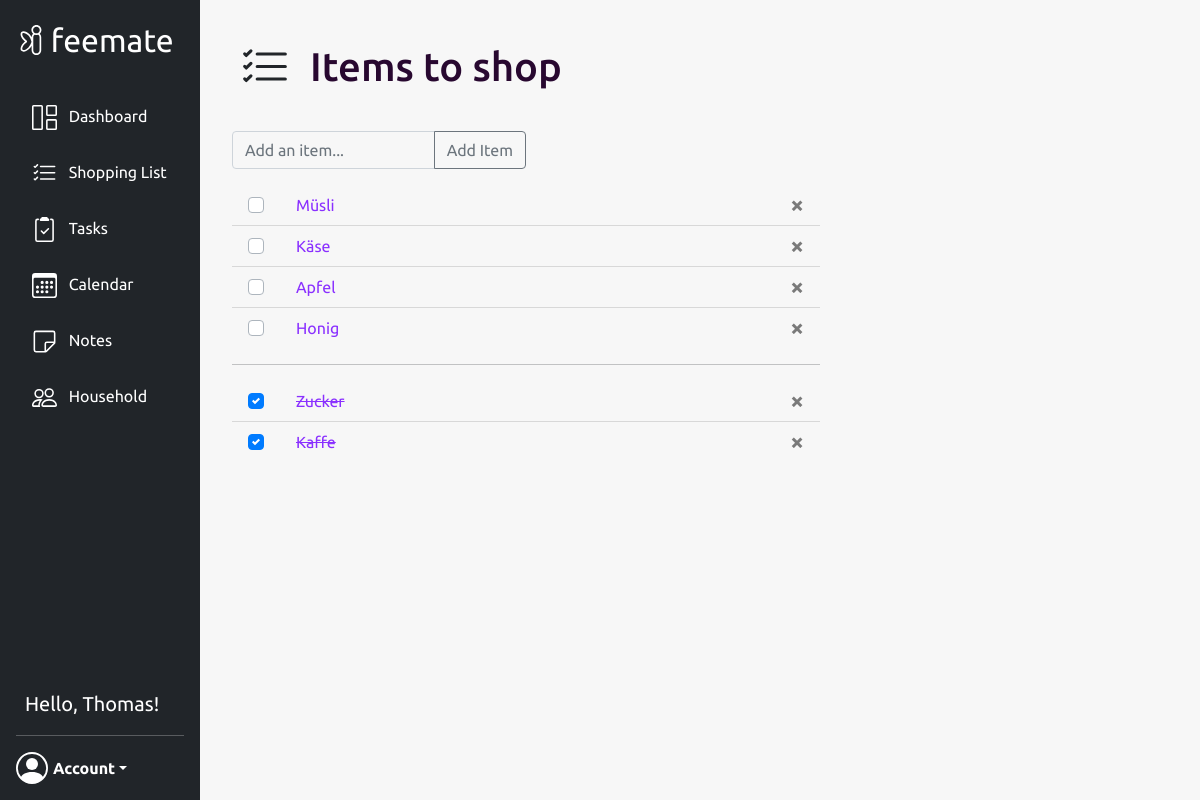
Page /list (signed in) on the committed database.
### website/models.py (models this page shows, shortened)
class User(db.Model, UserMixin):
    id = db.Column(db.Integer, primary_key=True)
    email = db.Column(db.String(150), unique=True)
    password = db.Column(db.String(150))
    first_name = db.Column(db.String(150))
    events = db.relationship('Event')
    tasks = db.relationship('Task')
    group_id = db.Column(db.Integer, db.ForeignKey('group.id'))
    def get_current_group(self):
        group = Group.query.get(self.group_id)
        return group

class Item(db.Model):
    id = db.Column(db.Integer, primary_key=True)
    group_id = db.Column(db.Integer, db.ForeignKey('group.id'))
    title = db.Column(db.String(100))
    date = db.Column(db.DateTime(timezone=True), default=func.now())
    state = db.Column(db.Boolean, default=False)

### website/views/views.py (the view, shortened to what this page needs)
@views.route('/list', methods=['GET', 'POST'])
@login_required
@household_required
def shoppinglist():
    return render_template("list.html", current_user=current_user, group=current_user.get_current_group())

### website/__init__.py (called while the page is built)
def create_app(base_config=BaseConfig):
    app.config.from_object(base_config)
    db.init_app(app)
    from .models import User, Group
    if not path.exists('website/' + base_config.DB_NAME):
        db.create_all(app=app)
    login_manager = LoginManager()
    login_manager.login_view = 'auth.login'
    login_manager.init_app(app)
    @login_manager.user_loader
    def load_user(user_id):
        return User.query.get(int(user_id))
    return app

### website/views/templates/list.html (shortened to what this page needs)
{% extends "base.html" %}{% block title %}Shopping list{% endblock %}
{% block content %}
<div class="d-flex flex-row">
        <div class="p-2 page-icon">
        </div>
        <div class="p-2">
            <h1 class="header-text">Items to shop</h1>
        </div>
</div>
<br />
<form method="POST">
    <div class="input-group mb-3 input-group-custom">
        <input type="text"
               name="item_textfield"
               id="item_textfield"
               class="form-control custom-form-control"
               placeholder="Add an item..." autofocus>
        <div class="input-group-append">
            <button class="btn btn-outline-secondary" type="submit">Add Item</button>
        </div>
    </div>
</form>
<ul class="list-group list-group-flush" id="items">
    {% for item in group.items %}
        {% if item.state == False %}
            <li class="list-group-item">
                <div class="custom-control custom-checkbox">
                        <label class="custom-control-label" for="checkbox_{{ item.id }}">
                            {{item.title}}
                        </label>
                        <button type="button" class="close delete_item" onclick="deleteItem({{ item.id }})">
                                <span aria-hidden="true">&times;</span>
                        </button>
                </div>
            </li>
        {% endif %}
    {% endfor %}
</ul>
<hr style="width: 50%;">
<ul class="list-group list-group-flush" id="items_checked">
    {% for item in group.items %}
        {% if item.state == True %}
            <li class="list-group-item">
                <div class="custom-control custom-checkbox">
                        <label class="custom-control-label custom-control-label-checked disabled" for="checkbox_checked_{{ item.id }}">
                            {{item.title}}
                        </label>
                        <button type="button" class="close delete_item" onclick="deleteItem({{ item.id }})">
                                <span aria-hidden="true">&times;</span>
                        </button>
                </div>
            </li>
        {% endif %}
    {% endfor %}
</ul>
{% endblock %}

### website/templates/base.html (shortened to what this page needs)
<!DOCTYPE html>
<html>
    <head>
        <link rel="stylesheet"
              href="https://stackpath.bootstrapcdn.com/bootstrap/4.4.1/css/bootstrap.min.css"
/>
        <link rel="stylesheet"
              href="https://stackpath.bootstrapcdn.com/font-awesome/4.7.0/css/font-awesome.min.css"
/>
        <link rel="stylesheet"
              href="https://cdn.jsdelivr.net/npm/bootstrap@5.1.3/dist/css/bootstrap.min.css"
>
        <link rel="stylesheet" href="/static/styles.css">
        <link rel="stylesheet" href="https://cdn.jsdelivr.net/npm/bootstrap-icons@1.8.1/font/bootstrap-icons.css">
        <link rel='stylesheet' href='https://cdn.jsdelivr.net/npm/fullcalendar@5.11.0/main.min.css'/>
    </head>
    <body class="body font">
        <nav class="d-flex flex-column flex-shrink-0 p-3 text-white bg-dark custom-navbar" id="sidebar">
            <a href="/" class="d-flex align-items-center mb-3 mb-md-0 me-md-auto text-white text-decoration-none">
                <img class="invert-svg"
                     src="/static/images/fairy_logo.svg"
                     alt="fairy"
                     width="30"
                     height="30"/>
                <span class="fs-2" style="margin-left: 0.15em;">feemate</span>
            </a>
            <br/>
            <ul class="nav nav-pills flex-column mb-auto">
                <li>
                    <a href="/dashboard" class="nav-link text-white {{ '' if current_user.is_authenticated else 'disabled' }}">
                        <text class="navbar-text">Dashboard</text>
                    </a>
                </li>
                <li>
                    <a href="/list" class="nav-link text-white {{ '' if current_user.is_authenticated else 'disabled' }}">
                        <text class="navbar-text">Shopping List</text>
                    </a>
                </li>
                <li>
                    <a href="/tasks" class="nav-link text-white {{ '' if current_user.is_authenticated else 'disabled' }}">
                        <text class="navbar-text">Tasks</text>
                    </a>
                </li>
                <li>
                    <a href="/calendar" class="nav-link text-white {{ '' if current_user.is_authenticated else 'disabled' }}">
                        <text class="navbar-text">Calendar</text>
                    </a>
                </li>
                <li>
                    <a href="/notes" class="nav-link text-white {{ '' if current_user.is_authenticated else 'disabled' }}">
                        <text class="navbar-text">Notes</text>
                    </a>
                </li>
                <li>
                    <a href="/household" class="nav-link text-white">
                        <text class="navbar-text">Household</text>
                    </a>
                </li>
            </ul>
            {% if current_user.is_authenticated %}
            <text class="current-user-name">Hello, {{current_user.first_name}}!</text>
            {% endif %}
            <hr>
            {% if current_user.is_authenticated %}
                <div class="dropdown">
                    <a href="#" class="d-flex align-items-center text-white text-decoration-none dropdown-toggle"
                       id="dropdownUser1"
                       data-bs-toggle="dropdown"
                       aria-haspopup="true"
                       aria-expanded="false">
                        <strong class="font" style="margin-left: 5px;">Account</strong>
                    </a>
                </div>
            {% else %}
                <div class="container">
                    <a href="/login" class="d-flex align-items-center text-white text-decoration-none login-button">Login</a>
                </div>
            {% endif %}
        </nav>
        <div class="container-fluid container-fluid-custom">
            {% block content %}
            {% endblock %}
        </div>
    </body>
</html>

### website/static/styles.css (style rules this page uses)
.custom-navbar { height: 100vh; width: 200px; top: 0; left: 0; position: fixed; display: flex; }
.invert-svg { -webkit-filter: invert(1); filter: invert(1); }
.navbar-text { margin-left: 0.5em; }
.body { background-color: #f7f7f7; }
.font { font-family: 'Ubuntu', sans-serif; }
.container-fluid-custom { position: fixed; left: 200px; top: 0; margin-left: 20px; margin-top: 35px; max-width: 1300px; }
.page-icon { width: 50px; }
.list-group-item { background-color: #f7f7f7; width: 50%; }
.header-text { margin-left: 20px; color: #280830; }
.custom-control { position: relative; display: block; min-height: 1.5rem; padding-left: 1.5rem; }
.custom-control-label-checked { text-decoration-line: line-through; text-color: #848a91; }
.custom-control-label { position: relative; color: #8a30ff; padding-left: 1.5rem; font-family: 'Ubuntu', sans-serif; }
.delete_item { position: relative; float: right; }
.custom-form-control { background-color: transparent; border-radius: 4px; outline: 1px; box-shadow: none; width: 75%; }
.input-group-custom { width: 25%; }
.bg-dark { background-color: #181b1f; }
*, *::before, *::after { box-sizing: border-box; }
.current-user-name { margin-left: 0.45em; font-size: 20px; }

### rows in the picture
User: first_name "Thomas"
Item: title "Müsli"
Item: title "Käse"
Item: title "Apfel"
Item: title "Honig"
Item: title "Zucker"
Item: title "Kaffe"
